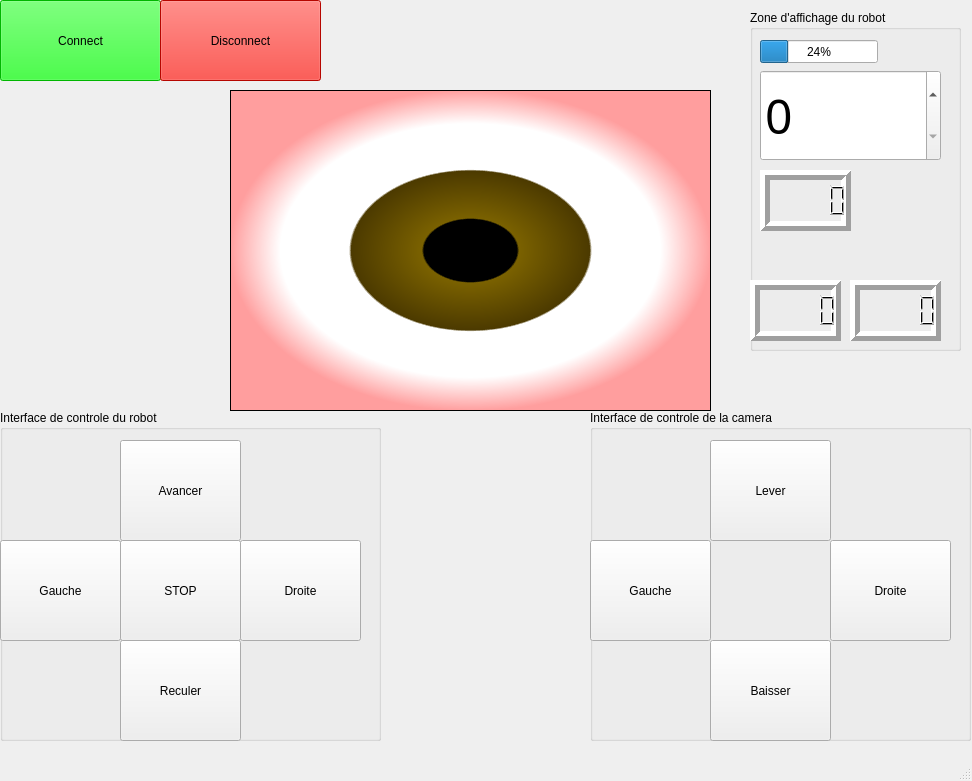
<?xml version="1.0" encoding="UTF-8"?>
<ui version="4.0">
 <class>MainWindow</class>
 <widget class="QMainWindow" name="MainWindow">
  <property name="geometry">
   <rect>
    <x>0</x>
    <y>0</y>
    <width>972</width>
    <height>781</height>
   </rect>
  </property>
  <property name="windowTitle">
   <string>WiFiBot</string>
  </property>
  <widget class="QWidget" name="centralwidget">
   <widget class="QPushButton" name="connection">
    <property name="geometry">
     <rect>
      <x>0</x>
      <y>0</y>
      <width>161</width>
      <height>81</height>
     </rect>
    </property>
    <property name="styleSheet">
     <string notr="true">background-color: rgb(0, 255, 0);</string>
    </property>
    <property name="text">
     <string>Connect</string>
    </property>
   </widget>
   <widget class="QPushButton" name="disconnection">
    <property name="geometry">
     <rect>
      <x>160</x>
      <y>0</y>
      <width>161</width>
      <height>81</height>
     </rect>
    </property>
    <property name="styleSheet">
     <string notr="true">background-color: rgb(255, 9, 0);</string>
    </property>
    <property name="text">
     <string>Disconnect</string>
    </property>
   </widget>
   <widget class="QFrame" name="frame">
    <property name="geometry">
     <rect>
      <x>230</x>
      <y>90</y>
      <width>481</width>
      <height>321</height>
     </rect>
    </property>
    <property name="styleSheet">
     <string notr="true">background-color: qradialgradient(spread:pad, cx:0.5, cy:0.5, radius:0.5, fx:0.5, fy:0.5, stop:0 rgba(0, 0, 0, 255), stop:0.19397 rgba(0, 0, 0, 255), stop:0.202312 rgba(122, 97, 0, 255), stop:0.495514 rgba(76, 58, 0, 255), stop:0.504819 rgba(255, 255, 255, 255), stop:0.79 rgba(255, 255, 255, 255), stop:1 rgba(255, 158, 158, 255));</string>
    </property>
    <property name="frameShape">
     <enum>QFrame::StyledPanel</enum>
    </property>
    <property name="frameShadow">
     <enum>QFrame::Raised</enum>
    </property>
   </widget>
   <widget class="QGroupBox" name="affichage_robot">
    <property name="geometry">
     <rect>
      <x>750</x>
      <y>10</y>
      <width>211</width>
      <height>341</height>
     </rect>
    </property>
    <property name="title">
     <string>Zone d'affichage du robot</string>
    </property>
    <widget class="QDoubleSpinBox" name="speed">
     <property name="geometry">
      <rect>
       <x>10</x>
       <y>60</y>
       <width>181</width>
       <height>91</height>
      </rect>
     </property>
     <property name="sizePolicy">
      <sizepolicy hsizetype="Minimum" vsizetype="Fixed">
       <horstretch>0</horstretch>
       <verstretch>0</verstretch>
      </sizepolicy>
     </property>
     <property name="font">
      <font>
       <family>Tw Cen MT Condensed Extra Bold</family>
       <pointsize>36</pointsize>
      </font>
     </property>
     <property name="decimals">
      <number>0</number>
     </property>
     <property name="maximum">
      <double>240.000000000000000</double>
     </property>
     <property name="singleStep">
      <double>10.000000000000000</double>
     </property>
    </widget>
    <widget class="QLCDNumber" name="speed_received">
     <property name="geometry">
      <rect>
       <x>10</x>
       <y>160</y>
       <width>91</width>
       <height>61</height>
      </rect>
     </property>
     <property name="sizePolicy">
      <sizepolicy hsizetype="Minimum" vsizetype="Minimum">
       <horstretch>0</horstretch>
       <verstretch>0</verstretch>
      </sizepolicy>
     </property>
     <property name="font">
      <font>
       <family>Tw Cen MT Condensed Extra Bold</family>
       <pointsize>36</pointsize>
      </font>
     </property>
     <property name="focusPolicy">
      <enum>Qt::NoFocus</enum>
     </property>
     <property name="layoutDirection">
      <enum>Qt::LeftToRight</enum>
     </property>
     <property name="lineWidth">
      <number>5</number>
     </property>
    </widget>
    <widget class="QProgressBar" name="battery">
     <property name="geometry">
      <rect>
       <x>10</x>
       <y>30</y>
       <width>118</width>
       <height>23</height>
      </rect>
     </property>
     <property name="value">
      <number>24</number>
     </property>
    </widget>
    <widget class="QLCDNumber" name="ir_D">
     <property name="geometry">
      <rect>
       <x>100</x>
       <y>270</y>
       <width>91</width>
       <height>61</height>
      </rect>
     </property>
     <property name="sizePolicy">
      <sizepolicy hsizetype="Minimum" vsizetype="Minimum">
       <horstretch>0</horstretch>
       <verstretch>0</verstretch>
      </sizepolicy>
     </property>
     <property name="font">
      <font>
       <family>Tw Cen MT Condensed Extra Bold</family>
       <pointsize>36</pointsize>
      </font>
     </property>
     <property name="focusPolicy">
      <enum>Qt::NoFocus</enum>
     </property>
     <property name="layoutDirection">
      <enum>Qt::LeftToRight</enum>
     </property>
     <property name="lineWidth">
      <number>5</number>
     </property>
    </widget>
    <widget class="QLCDNumber" name="ir_G">
     <property name="geometry">
      <rect>
       <x>0</x>
       <y>270</y>
       <width>91</width>
       <height>61</height>
      </rect>
     </property>
     <property name="sizePolicy">
      <sizepolicy hsizetype="Minimum" vsizetype="Minimum">
       <horstretch>0</horstretch>
       <verstretch>0</verstretch>
      </sizepolicy>
     </property>
     <property name="font">
      <font>
       <family>Tw Cen MT Condensed Extra Bold</family>
       <pointsize>36</pointsize>
      </font>
     </property>
     <property name="focusPolicy">
      <enum>Qt::NoFocus</enum>
     </property>
     <property name="layoutDirection">
      <enum>Qt::LeftToRight</enum>
     </property>
     <property name="lineWidth">
      <number>5</number>
     </property>
    </widget>
   </widget>
   <widget class="QGroupBox" name="controle_robot">
    <property name="geometry">
     <rect>
      <x>0</x>
      <y>410</y>
      <width>381</width>
      <height>331</height>
     </rect>
    </property>
    <property name="styleSheet">
     <string notr="true"/>
    </property>
    <property name="title">
     <string>Interface de controle du robot</string>
    </property>
    <widget class="QPushButton" name="reculer">
     <property name="geometry">
      <rect>
       <x>120</x>
       <y>230</y>
       <width>121</width>
       <height>101</height>
      </rect>
     </property>
     <property name="text">
      <string>Reculer</string>
     </property>
    </widget>
    <widget class="QPushButton" name="droite">
     <property name="geometry">
      <rect>
       <x>240</x>
       <y>130</y>
       <width>121</width>
       <height>101</height>
      </rect>
     </property>
     <property name="text">
      <string>Droite</string>
     </property>
    </widget>
    <widget class="QPushButton" name="gauche">
     <property name="geometry">
      <rect>
       <x>0</x>
       <y>130</y>
       <width>121</width>
       <height>101</height>
      </rect>
     </property>
     <property name="text">
      <string>Gauche</string>
     </property>
    </widget>
    <widget class="QPushButton" name="avancer">
     <property name="geometry">
      <rect>
       <x>120</x>
       <y>30</y>
       <width>121</width>
       <height>101</height>
      </rect>
     </property>
     <property name="styleSheet">
      <string notr="true"/>
     </property>
     <property name="text">
      <string>Avancer</string>
     </property>
    </widget>
    <widget class="QPushButton" name="arret">
     <property name="geometry">
      <rect>
       <x>120</x>
       <y>130</y>
       <width>121</width>
       <height>101</height>
      </rect>
     </property>
     <property name="text">
      <string>STOP</string>
     </property>
    </widget>
   </widget>
   <widget class="QGroupBox" name="controle_robot_2">
    <property name="geometry">
     <rect>
      <x>590</x>
      <y>410</y>
      <width>381</width>
      <height>331</height>
     </rect>
    </property>
    <property name="styleSheet">
     <string notr="true"/>
    </property>
    <property name="title">
     <string>Interface de controle de la camera</string>
    </property>
    <widget class="QPushButton" name="baisser">
     <property name="geometry">
      <rect>
       <x>120</x>
       <y>230</y>
       <width>121</width>
       <height>101</height>
      </rect>
     </property>
     <property name="text">
      <string>Baisser</string>
     </property>
    </widget>
    <widget class="QPushButton" name="droite_camera">
     <property name="geometry">
      <rect>
       <x>240</x>
       <y>130</y>
       <width>121</width>
       <height>101</height>
      </rect>
     </property>
     <property name="text">
      <string>Droite</string>
     </property>
    </widget>
    <widget class="QPushButton" name="gauche_camera">
     <property name="geometry">
      <rect>
       <x>0</x>
       <y>130</y>
       <width>121</width>
       <height>101</height>
      </rect>
     </property>
     <property name="text">
      <string>Gauche</string>
     </property>
    </widget>
    <widget class="QPushButton" name="lever">
     <property name="geometry">
      <rect>
       <x>120</x>
       <y>30</y>
       <width>121</width>
       <height>101</height>
      </rect>
     </property>
     <property name="styleSheet">
      <string notr="true"/>
     </property>
     <property name="text">
      <string>Lever</string>
     </property>
    </widget>
   </widget>
   <zorder>connection</zorder>
   <zorder>disconnection</zorder>
   <zorder>affichage_robot</zorder>
   <zorder>controle_robot</zorder>
   <zorder>frame</zorder>
   <zorder>controle_robot_2</zorder>
  </widget>
  <widget class="QMenuBar" name="menubar">
   <property name="geometry">
    <rect>
     <x>0</x>
     <y>0</y>
     <width>972</width>
     <height>17</height>
    </rect>
   </property>
  </widget>
  <widget class="QStatusBar" name="statusbar"/>
 </widget>
 <resources/>
 <connections/>
</ui>
